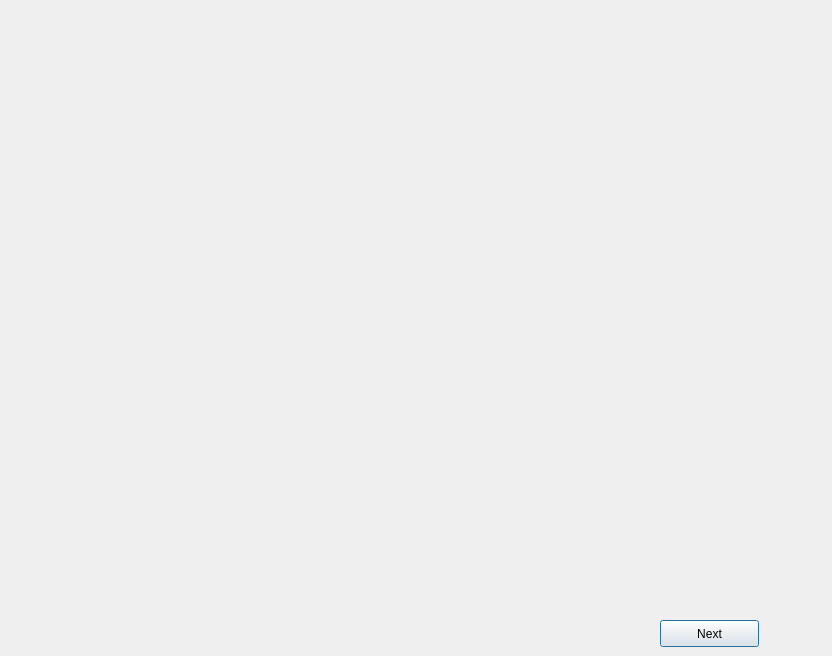
<?xml version="1.0" encoding="UTF-8"?>
<ui version="4.0">
 <class>wizard_selectimage</class>
 <widget class="QDialog" name="wizard_selectimage">
  <property name="geometry">
   <rect>
    <x>0</x>
    <y>0</y>
    <width>832</width>
    <height>656</height>
   </rect>
  </property>
  <property name="windowTitle">
   <string>Dialog</string>
  </property>
  <widget class="QPushButton" name="pushButton">
   <property name="geometry">
    <rect>
     <x>660</x>
     <y>620</y>
     <width>99</width>
     <height>27</height>
    </rect>
   </property>
   <property name="text">
    <string>Next</string>
   </property>
  </widget>
  <widget class="QWidget" name="formLayoutWidget">
   <property name="geometry">
    <rect>
     <x>20</x>
     <y>30</y>
     <width>761</width>
     <height>561</height>
    </rect>
   </property>
   <layout class="QFormLayout" name="formLayout"/>
  </widget>
 </widget>
 <resources/>
 <connections/>
</ui>
